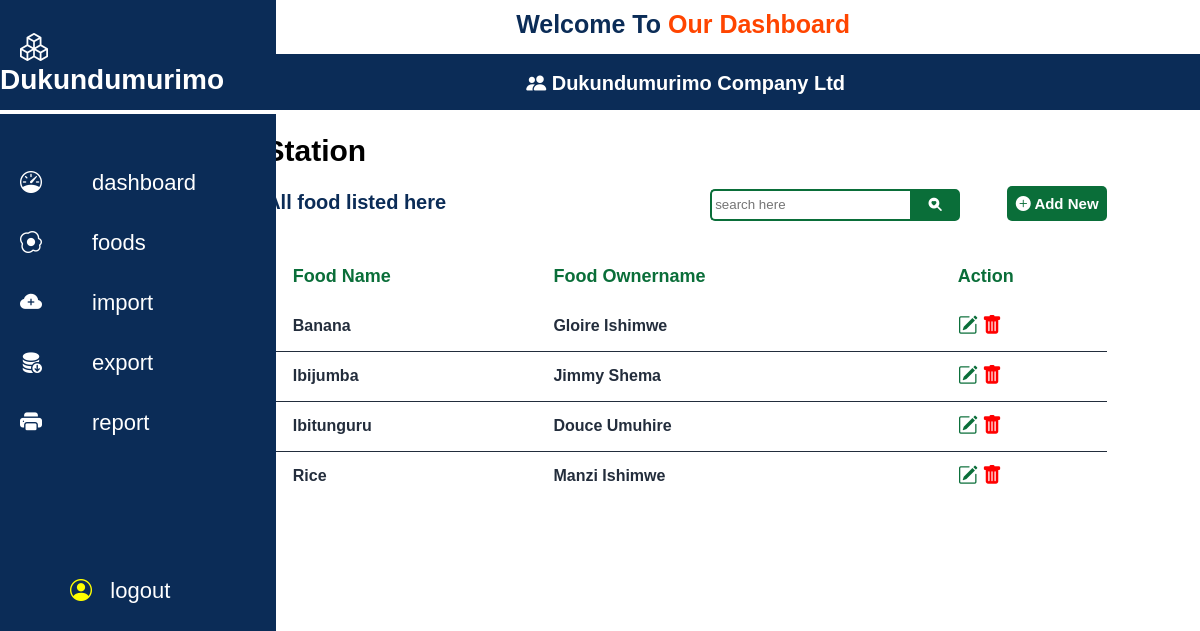
Screenshot of /food.php with the database file from the repository.
### tables this page shows
CREATE TABLE `foods` (
  `food_id` int(255) NOT NULL,
  `food_name` varchar(255) NOT NULL,
  `food_ownername` varchar(255) DEFAULT NULL
);

### food.php (the view, shortened to what this page needs)
<?php
  include "connect.php";
?>
<!DOCTYPE html>
<html lang="en">
<head>
    <link rel="stylesheet" href="food.css">
    <link rel="stylesheet" href="https://cdnjs.cloudflare.com/ajax/libs/bootstrap-icons/1.10.3/font/bootstrap-icons.min.css" />
    <link rel="stylesheet" href="https://cdnjs.cloudflare.com/ajax/libs/font-awesome/6.3.0/css/all.min.css" />
</head>
<body>
    <div class="container">
        <div class="logo"><br>
        <label for=""><i class="bi bi-boxes"  style="color: white;"></i> Dukundumurimo</label>
        </div><br>
        <br>
        <div class="link">
            <li><i class="bi bi-speedometer"  style="color: white;"></i><a href="dashboard.php">dashboard</a> </li>
            <li><i class="bi bi-egg-fried" style="color: white;"></i><a href="#">foods</a> </li>
            <li><i class="bi bi-cloud-plus-fill" style="color: white;"></i><a href="importpage.php">import</a> </li>
            <li><i class="bi bi-database-fill-down" style="color: white;"></i><a href="exportpage.php">export</a> </li>
            <li><i class="bi bi-printer-fill" style="color: white;"></i><a href="#">report</a> </li><br><br><br><br><br><br>
            <li><a href="index.php"><i class="bi bi-person-circle" style="color: yellow;"></i> &nbsp; logout</a> </li>
        </div>
    </div>
    <div class="dashboard">
        <div class="side">
            <p for="">Welcome To <label for=""> Our Dashboard</label></p>
        </div>
        <div class="side1"><br>
            <label for=""> <i class="bi bi-people-fill" style="color: white;"></i> Dukundumurimo Company Ltd</label>
        </div>
        <div class="welc">
            <p for=""><label for="">Foods</label> Station</p>
        </div><br>
       <div class="select">
        <label for="">All food listed here</label>
        <input type="search" placeholder="search here">
        <button><i class="bi bi-search-heart-fill"></i></button>
        <a href="addfood.php"><button><i class="bi bi-plus-circle-fill"></i> Add New</button></a>
       <table border="2" cellpadding="10" width="90%">
            <thead>
                <tr>
                <th>#</th>
                <th>Food Name</th>
                <th>Food Ownername</th>
                <th>Action</th>
                </tr>
            </thead>
            <tbody>
            <?php
                   $select="SELECT * FROM foods";
                   $query_result=mysqli_query($conn,$select);
                   while($row=mysqli_fetch_assoc($query_result)){
                    ?>
                    <tr>
                    <td><?php echo $row['food_id']?></td>
                    <td><?php echo $row['food_name']?></td>
                    <td><?php echo $row['food_ownername']?></td>
                    <td>
                        <a href="updatefood.php?food_id=<?php echo $row['food_id']?>" title="update"><i class="bi bi-pencil-square" style="color:#0a6e39; font-size:20px;"></i></a>
                        <a href="deletfood.php?food_id=<?php echo $row['food_id']?>" title="delete"><i class="bi bi-trash-fill" style="color:red; font-size:20px;"></i></a>
                    </td>
                    <?php
                   }
                ?>
            </tr>
            </tbody>
        </table>
       </div>
    </div>
</body>
</html>

### food.css (style rules this page uses)
* { margin: 0; padding: 0; box-sizing: border-box; }
body { background-color: white; }
.container { background-color: rgb(11, 44, 87); height: 100vh; width: 23%; position: fixed; float: left; }
.logo { color: white; font-size: 28px; font-weight: bold; background-color: white; background-color: transparent; height: 114px; border-bottom: 4px solid white; }
.logo label { margin-left: 20px; text-align: center; font-family: Arial, Helvetica, sans-serif; }
.dashboard { float: right; }
.side { color: rgb(11, 44, 87); margin-right: 350px; margin-top: 10px; font-weight: bold; font-size: 25px; font-family: Arial, Helvetica, sans-serif; }
.side label { color: orangered; }
.side1 { margin-top: 15px; background-color: rgb(11, 44, 87); height: 60px; margin-left: -440px; border-bottom: 4px solid white; }
.side1 label { margin-left: 450px; font-family: Arial, Helvetica, sans-serif; color: white; font-weight: bold; font-size: 20px; }
.welc { margin-left: -350px; margin-top: 20px; }
.welc label { color: black; font-size: 30px; }
.welc p { color:black; font-size: 30px; font-weight: bold; font-family: 'Franklin Gothic Medium', 'Arial Narrow', Arial, sans-serif; }
.link { color: white; }
.link li { height: 60px; display: flex; padding: 20px; text-align: center; font-family: Arial, Helvetica, sans-serif; font-size: 22px; }
.link li a { color: white; text-decoration: none; margin-left: 50px; }
.select { margin-left: -250px; }
.select table tbody tr:last-child { border-bottom: none; }

### food.php (style rules this page uses)
.select label { font-family: Arial, Helvetica, sans-serif; font-weight: bold; color: rgb(11, 44, 87); font-size: 20px; }
.select input { outline: none; color: black; padding: 3px; margin-left:260px; border:2px solid #0a6e39; border-right:none; height:32px; width:200px; border-bottom-left-radius: 5px; border-top-left-radius: 5px; }
.select button { background-color: #0a6e39; padding: 3px; color:white; margin-left:-4px; border:2px solid #0a6e39; height:32px; width:50px; outline: none; border-bottom-right-radius: 5px; border-top-right-radius: 5px; }
.select a button { background-color: #0a6e39; padding: 3px; border:none; color:white; margin-left:43px; height:35px; width:100px; font-weight:bold; font-size:15px; border-radius:5px; }
.select table { border-collapse:collapse; border:none; margin-top:30px; }
.select table thead { font-family: Arial, Helvetica, sans-serif; font-size: 18px; border:none; font-weight: bold; color: #0a6e39; height: 50px; }
.select table thead tr th { border:none; text-align: justify; }
.select table tbody tr { border:none; font-weight:bold; font-family: Arial, Helvetica, sans-serif; color: rgba(2, 14, 31, 0.87); height:50px; border-bottom: 1px solid rgba(2, 14, 31, 0.87); }
.select table tbody td { border:none; }
.select table tbody tr:last-child { border-bottom: none; }

### rows the page displays
foods: food_name "Banana", food_ownername "Gloire Ishimwe"
foods: food_name "Ibijumba", food_ownername "Jimmy Shema"
foods: food_name "Ibitunguru", food_ownername "Douce Umuhire"
foods: food_name "Rice", food_ownername "Manzi Ishimwe"
